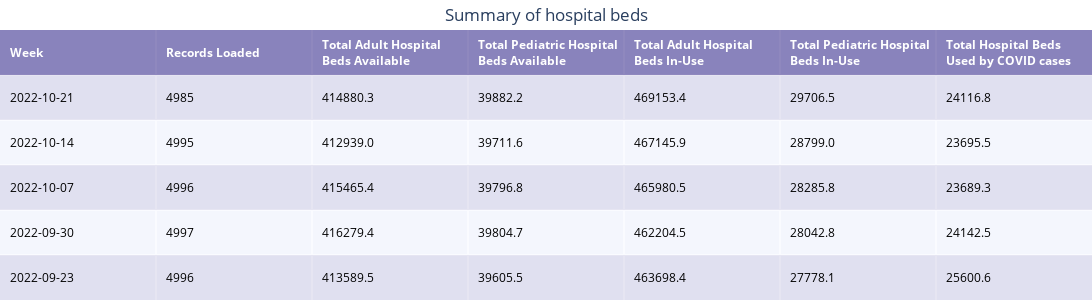

Notebook source saved alongside this figure:
### Code cell
# I table
df_2 = records
df_2.columns = ["Week", "Records Loaded", "Total Adult Hospital<br />Beds Available", 
                             "Total Pediatric Hospital<br />Beds Available", 
                             "Total Adult Hospital<br />Beds In-Use", "Total Pediatric Hospital<br />Beds In-Use",
                             "Total Hospital Beds<br />Used by COVID cases"]
                             
fig_2 = ff.create_table(df_2, colorscale=colorscale4)

fig_2.update_layout(
    {'margin':{'t':30}},
    title={
        "text":"Summary of hospital beds",
        "y":0.97,
        "x":0.5,
        "xanchor":"center",
        "yanchor":"top"
    },
    autosize=False,
    width=175*df_2.shape[1],
    height=60*df_2.shape[0]
)

fig_2.show()

### Figure 1 — Plotly figure (JSON) as saved in the notebook; plotly's stock layout.template omitted (floating-point values rounded to 4 significant figures)
{"data": [{"colorscale": [[0, "#6a60a9"], [0.5, "#dedcee"], [1, "#F8FAFF"]], "hoverinfo": "none", "opacity": 0.75, "showscale": false, "type": "heatmap", "z": [[0, 0, 0, 0, 0, 0, 0], [0.5, 0.5, 0.5, 0.5, 0.5, 0.5, 0.5], [1, 1, 1, 1, 1, 1, 1], [0.5, 0.5, 0.5, 0.5, 0.5, 0.5, 0.5], [1, 1, 1, 1, 1, 1, 1], [0.5, 0.5, 0.5, 0.5, 0.5, 0.5, 0.5]]}], "layout": {"annotations": [{"align": "left", "font": {"color": "#ffffff"}, "showarrow": false, "text": "<b>Week</b>", "x": -0.45, "xanchor": "left", "xref": "x", "y": 0, "yref": "y"}, {"align": "left", "font": {"color": "#ffffff"}, "showarrow": false, "text": "<b>Records Loaded</b>", "x": 0.55, "xanchor": "left", "xref": "x", "y": 0, "yref": "y"}, {"align": "left", "font": {"color": "#ffffff"}, "showarrow": false, "text": "<b>Total Adult Hospital<br />Beds Available</b>", "x": 1.55, "xanchor": "left", "xref": "x", "y": 0, "yref": "y"}, {"align": "left", "font": {"color": "#ffffff"}, "showarrow": false, "text": "<b>Total Pediatric Hospital<br />Beds Available</b>", "x": 2.55, "xanchor": "left", "xref": "x", "y": 0, "yref": "y"}, {"align": "left", "font": {"color": "#ffffff"}, "showarrow": false, "text": "<b>Total Adult Hospital<br />Beds In-Use</b>", "x": 3.55, "xanchor": "left", "xref": "x", "y": 0, "yref": "y"}, {"align": "left", "font": {"color": "#ffffff"}, "showarrow": false, "text": "<b>Total Pediatric Hospital<br />Beds In-Use</b>", "x": 4.55, "xanchor": "left", "xref": "x", "y": 0, "yref": "y"}, {"align": "left", "font": {"color": "#ffffff"}, "showarrow": false, "text": "<b>Total Hospital Beds<br />Used by COVID cases</b>", "x": 5.55, "xanchor": "left", "xref": "x", "y": 0, "yref": "y"}, {"align": "left", "font": {"color": "#000000"}, "showarrow": false, "text": "2022-10-21", "x": -0.45, "xanchor": "left", "xref": "x", "y": 1, "yref": "y"}, {"align": "left", "font": {"color": "#000000"}, "showarrow": false, "text": "4985", "x": 0.55, "xanchor": "left", "xref": "x", "y": 1, "yref": "y"}, {"align": "left", "font": {"color": "#000000"}, "showarrow": false, "text": "414880.3", "x": 1.55, "xanchor": "left", "xref": "x", "y": 1, "yref": "y"}, {"align": "left", "font": {"color": "#000000"}, "showarrow": false, "text": "39882.2", "x": 2.55, "xanchor": "left", "xref": "x", "y": 1, "yref": "y"}, {"align": "left", "font": {"color": "#000000"}, "showarrow": false, "text": "469153.4", "x": 3.55, "xanchor": "left", "xref": "x", "y": 1, "yref": "y"}, {"align": "left", "font": {"color": "#000000"}, "showarrow": false, "text": "29706.5", "x": 4.55, "xanchor": "left", "xref": "x", "y": 1, "yref": "y"}, {"align": "left", "font": {"color": "#000000"}, "showarrow": false, "text": "24116.8", "x": 5.55, "xanchor": "left", "xref": "x", "y": 1, "yref": "y"}, {"align": "left", "font": {"color": "#000000"}, "showarrow": false, "text": "2022-10-14", "x": -0.45, "xanchor": "left", "xref": "x", "y": 2, "yref": "y"}, {"align": "left", "font": {"color": "#000000"}, "showarrow": false, "text": "4995", "x": 0.55, "xanchor": "left", "xref": "x", "y": 2, "yref": "y"}, {"align": "left", "font": {"color": "#000000"}, "showarrow": false, "text": "412939.0", "x": 1.55, "xanchor": "left", "xref": "x", "y": 2, "yref": "y"}, {"align": "left", "font": {"color": "#000000"}, "showarrow": false, "text": "39711.6", "x": 2.55, "xanchor": "left", "xref": "x", "y": 2, "yref": "y"}, {"align": "left", "font": {"color": "#000000"}, "showarrow": false, "text": "467145.9", "x": 3.55, "xanchor": "left", "xref": "x", "y": 2, "yref": "y"}, {"align": "left", "font": {"color": "#000000"}, "showarrow": false, "text": "28799.0", "x": 4.55, "xanchor": "left", "xref": "x", "y": 2, "yref": "y"}, {"align": "left", "font": {"color": "#000000"}, "showarrow": false, "text": "23695.5", "x": 5.55, "xanchor": "left", "xref": "x", "y": 2, "yref": "y"}, {"align": "left", "font": {"color": "#000000"}, "showarrow": false, "text": "2022-10-07", "x": -0.45, "xanchor": "left", "xref": "x", "y": 3, "yref": "y"}, {"align": "left", "font": {"color": "#000000"}, "showarrow": false, "text": "4996", "x": 0.55, "xanchor": "left", "xref": "x", "y": 3, "yref": "y"}, {"align": "left", "font": {"color": "#000000"}, "showarrow": false, "text": "415465.4", "x": 1.55, "xanchor": "left", "xref": "x", "y": 3, "yref": "y"}, {"align": "left", "font": {"color": "#000000"}, "showarrow": false, "text": "39796.8", "x": 2.55, "xanchor": "left", "xref": "x", "y": 3, "yref": "y"}, {"align": "left", "font": {"color": "#000000"}, "showarrow": false, "text": "465980.5", "x": 3.55, "xanchor": "left", "xref": "x", "y": 3, "yref": "y"}, {"align": "left", "font": {"color": "#000000"}, "showarrow": false, "text": "28285.8", "x": 4.55, "xanchor": "left", "xref": "x", "y": 3, "yref": "y"}, {"align": "left", "font": {"color": "#000000"}, "showarrow": false, "text": "23689.3", "x": 5.55, "xanchor": "left", "xref": "x", "y": 3, "yref": "y"}, {"align": "left", "font": {"color": "#000000"}, "showarrow": false, "text": "2022-09-30", "x": -0.45, "xanchor": "left", "xref": "x", "y": 4, "yref": "y"}, {"align": "left", "font": {"color": "#000000"}, "showarrow": false, "text": "4997", "x": 0.55, "xanchor": "left", "xref": "x", "y": 4, "yref": "y"}, {"align": "left", "font": {"color": "#000000"}, "showarrow": false, "text": "416279.4", "x": 1.55, "xanchor": "left", "xref": "x", "y": 4, "yref": "y"}, {"align": "left", "font": {"color": "#000000"}, "showarrow": false, "text": "39804.7", "x": 2.55, "xanchor": "left", "xref": "x", "y": 4, "yref": "y"}, {"align": "left", "font": {"color": "#000000"}, "showarrow": false, "text": "462204.5", "x": 3.55, "xanchor": "left", "xref": "x", "y": 4, "yref": "y"}, {"align": "left", "font": {"color": "#000000"}, "showarrow": false, "text": "28042.8", "x": 4.55, "xanchor": "left", "xref": "x", "y": 4, "yref": "y"}, {"align": "left", "font": {"color": "#000000"}, "showarrow": false, "text": "24142.5", "x": 5.55, "xanchor": "left", "xref": "x", "y": 4, "yref": "y"}, {"align": "left", "font": {"color": "#000000"}, "showarrow": false, "text": "2022-09-23", "x": -0.45, "xanchor": "left", "xref": "x", "y": 5, "yref": "y"}, {"align": "left", "font": {"color": "#000000"}, "showarrow": false, "text": "4996", "x": 0.55, "xanchor": "left", "xref": "x", "y": 5, "yref": "y"}, {"align": "left", "font": {"color": "#000000"}, "showarrow": false, "text": "413589.5", "x": 1.55, "xanchor": "left", "xref": "x", "y": 5, "yref": "y"}, {"align": "left", "font": {"color": "#000000"}, "showarrow": false, "text": "39605.5", "x": 2.55, "xanchor": "left", "xref": "x", "y": 5, "yref": "y"}, {"align": "left", "font": {"color": "#000000"}, "showarrow": false, "text": "463698.4", "x": 3.55, "xanchor": "left", "xref": "x", "y": 5, "yref": "y"}, {"align": "left", "font": {"color": "#000000"}, "showarrow": false, "text": "27778.1", "x": 4.55, "xanchor": "left", "xref": "x", "y": 5, "yref": "y"}, {"align": "left", "font": {"color": "#000000"}, "showarrow": false, "text": "25600.6", "x": 5.55, "xanchor": "left", "xref": "x", "y": 5, "yref": "y"}], "autosize": false, "height": 300, "margin": {"b": 0, "l": 0, "r": 0, "t": 30}, "title": {"text": "Summary of hospital beds", "x": 0.5, "xanchor": "center", "y": 0.97, "yanchor": "top"}, "width": 1225, "xaxis": {"dtick": 1, "gridwidth": 2, "showticklabels": false, "tick0": -0.5, "ticks": "", "zeroline": false}, "yaxis": {"autorange": "reversed", "dtick": 1, "gridwidth": 2, "showticklabels": false, "tick0": 0.5, "ticks": "", "zeroline": false}}}
